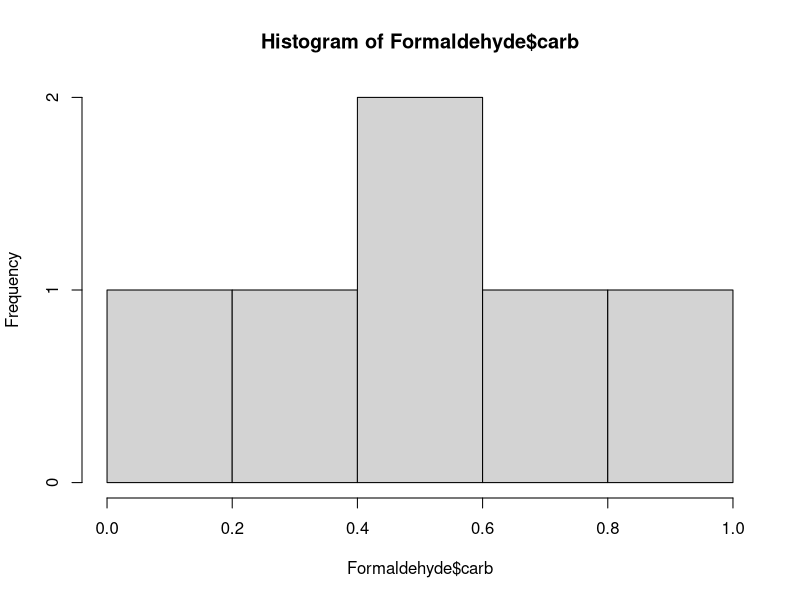
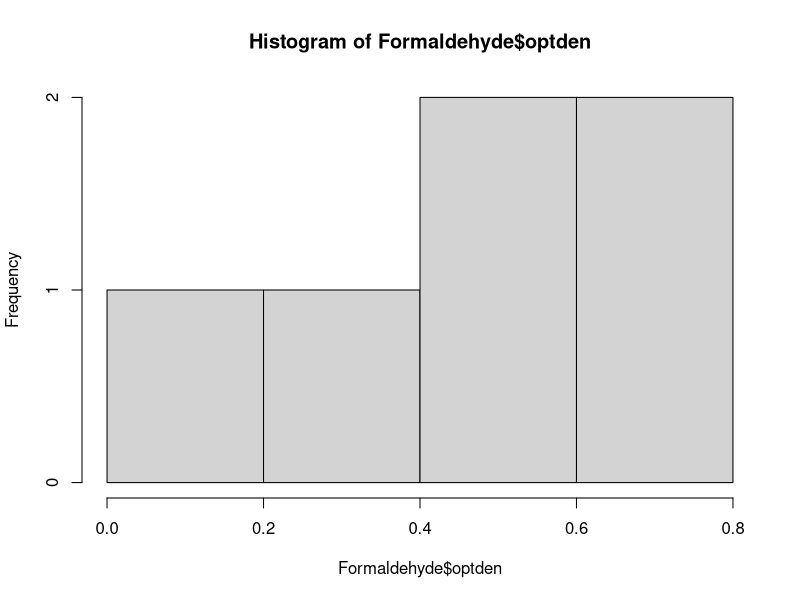
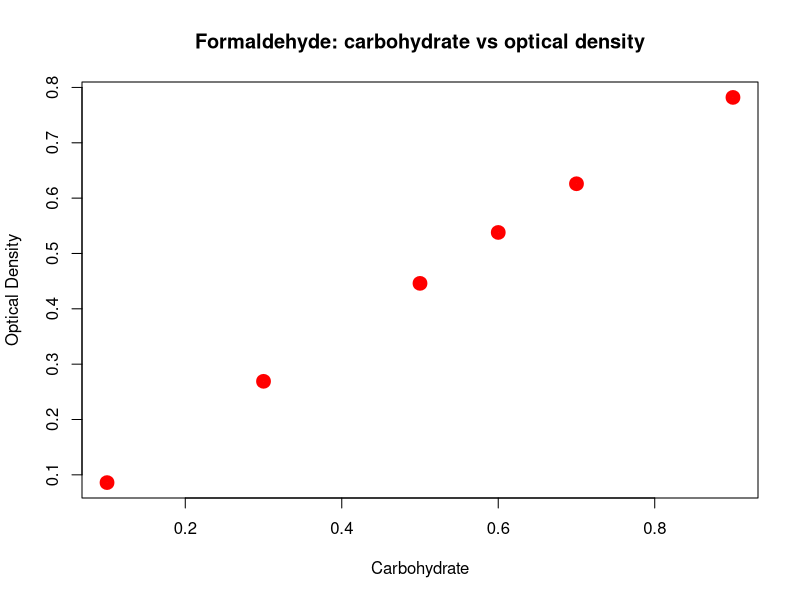
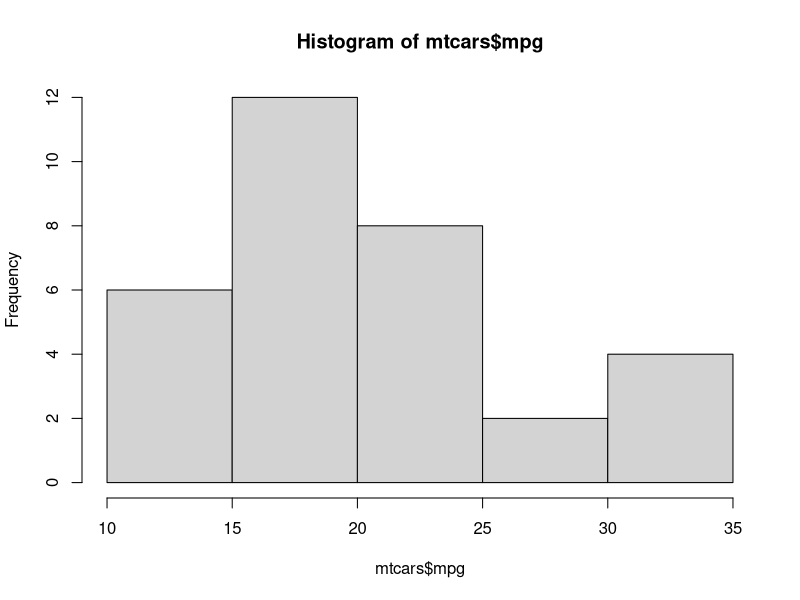
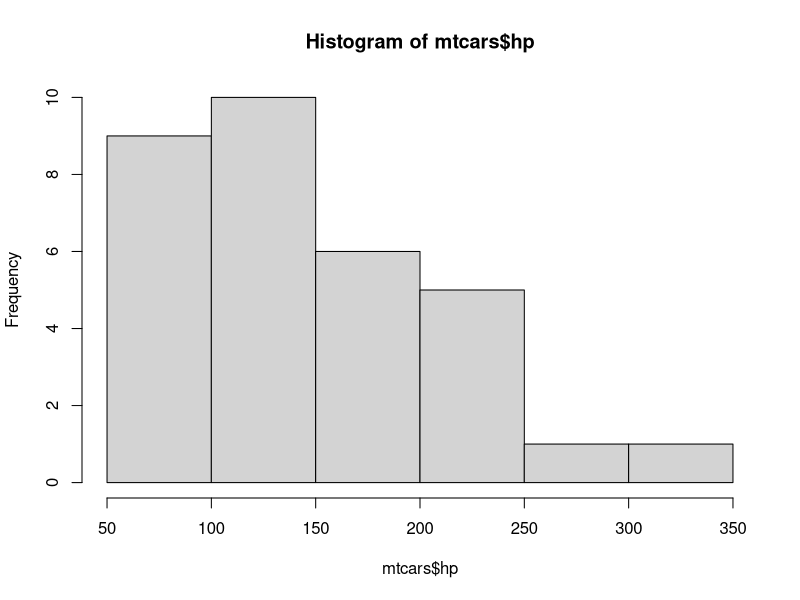
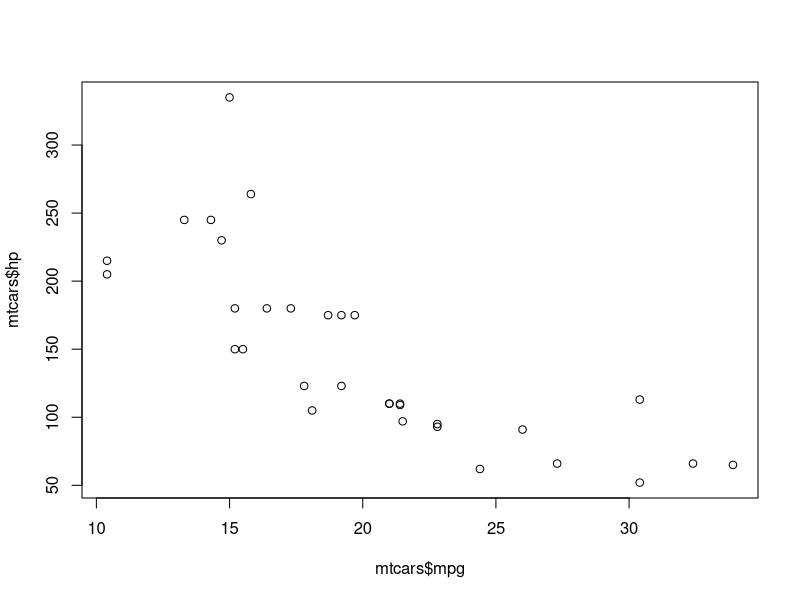

These figures' R source, in order:
# Author: Namra Ansari
# Scatterplot

library(datasets)
head(Formaldehyde)
?Formaldehyde

hist(Formaldehyde$carb)
hist(Formaldehyde$optden)

plot(Formaldehyde$carb, Formaldehyde$optden, col="red",lwd=7, xlab = "Carbohydrate", ylab = "Optical Density", main = "Formaldehyde: carbohydrate vs optical density")


head(mtcars)

hist(mtcars$mpg)
hist(mtcars$hp)

plot(mtcars$mpg, mtcars$hp)